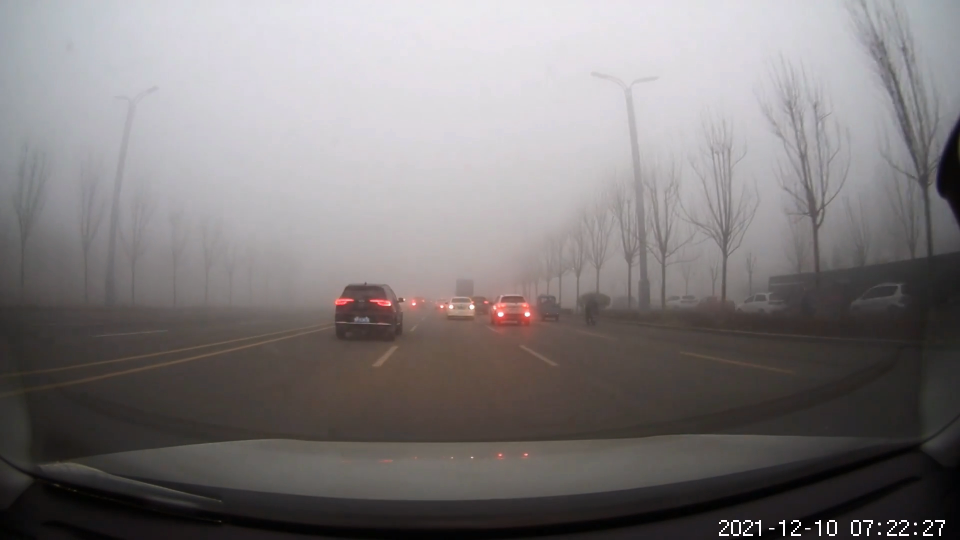
#> input picture ImageDefogging/new.png, 1920 x 1080 px (shown at 1/2 size)
$ python 05.py
#> lines starting #> are read from the running program, lines starting #| are printed output that depends on the picture
# -*- coding: utf-8 -*-
# By:Eastmount CSDN 2021-03-12
# 惨zmshy2128老师文章并修改成Python3代码
import cv2
import numpy as np
import math
import matplotlib.pyplot as plt


# 线性拉伸处理
# 去掉最大最小0.5%的像素值 线性拉伸至[0,1]
def stretchImage(data, s=0.005, bins=2000):
    ht = np.histogram(data, bins);
    d = np.cumsum(ht[0]) / float(data.size)
    lmin = 0;
    lmax = bins - 1
    while lmin < bins:
        if d[lmin] >= s:
            break
        lmin += 1
    while lmax >= 0:
        if d[lmax] <= 1 - s:
            break
        lmax -= 1
    return np.clip((data - ht[1][lmin]) / (ht[1][lmax] - ht[1][lmin]), 0, 1)


# 根据半径计算权重参数矩阵
g_para = {}


def getPara(radius=5):
    global g_para
    m = g_para.get(radius, None)
    if m is not None:
        return m
    size = radius * 2 + 1
    m = np.zeros((size, size))
    for h in range(-radius, radius + 1):
        for w in range(-radius, radius + 1):
            if h == 0 and w == 0:
                continue
            m[radius + h, radius + w] = 1.0 / math.sqrt(h ** 2 + w ** 2)
    m /= m.sum()
    g_para[radius] = m
    return m


# 常规的ACE实现
def zmIce(I, ratio=4, radius=300):
    para = getPara(radius)
    height, width = I.shape
    zh = []
    zw = []
    n = 0
    while n < radius:
        zh.append(0)
        zw.append(0)
        n += 1
    for n in range(height):
        zh.append(n)
    for n in range(width):
        zw.append(n)
    n = 0
    while n < radius:
        zh.append(height - 1)
        zw.append(width - 1)
        n += 1
    # print(zh)
    # print(zw)

    Z = I[np.ix_(zh, zw)]
    res = np.zeros(I.shape)
    for h in range(radius * 2 + 1):
        for w in range(radius * 2 + 1):
            if para[h][w] == 0:
                continue
            res += (para[h][w] * np.clip((I - Z[h:h + height, w:w + width]) * ratio, -1, 1))
    return res


# 单通道ACE快速增强实现
def zmIceFast(I, ratio, radius):
    print(I)
    height, width = I.shape[:2]
    if min(height, width) <= 2:
        return np.zeros(I.shape) + 0.5
    Rs = cv2.resize(I, (int((width + 1) / 2), int((height + 1) / 2)))
    Rf = zmIceFast(Rs, ratio, radius)  # 递归调用
    Rf = cv2.resize(Rf, (width, height))
    Rs = cv2.resize(Rs, (width, height))

    return Rf + zmIce(I, ratio, radius) - zmIce(Rs, ratio, radius)


# rgb三通道分别增强 ratio是对比度增强因子 radius是卷积模板半径
def zmIceColor(I, ratio=4, radius=3):
    res = np.zeros(I.shape)
    for k in range(3):
        res[:, :, k] = stretchImage(zmIceFast(I[:, :, k], ratio, radius))
    return res

def zmIceColorDefog(img):
    res = zmIceColor(img / 255.0) * 255
    return res
# 主函数
if __name__ == '__main__':
    img = cv2.imread('new.png')
#> img is the input picture: shape (1080, 1920, 3); mean B, G, R 123.2, 122.7, 127.2
    res = zmIceColor(img / 255.0) * 255
#> the loop in zmIceColor, `for k in range(3):` made 3 passes
#> (printed output is left out)
#> pass 1, in zmIceFast, `Rs = cv2.resize(I, (int((width + 1) / 2), int((height + 1) / 2)))`:
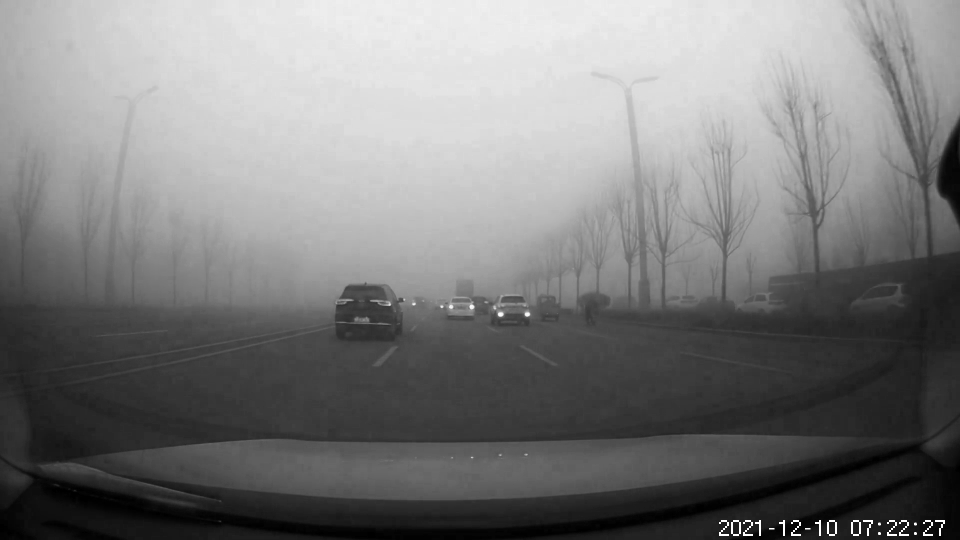
#> Rs: shape (540, 960) float64; min 0, max 1, mean 0.483
#> after the loop in zmIceColor, `for k in range(3):`:
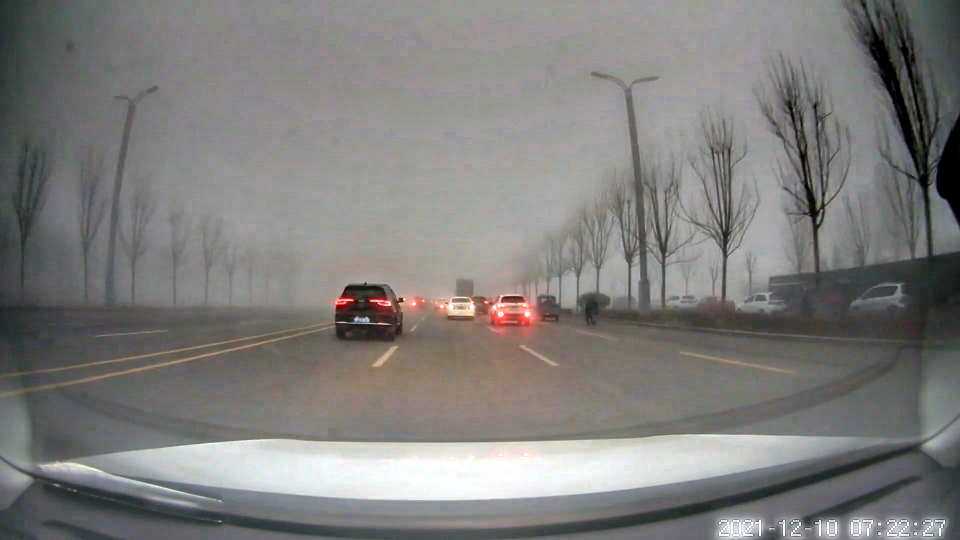
#> res: shape (1080, 1920, 3) float64 (shown at 1/2 size); mean of channels 0, 1, 2 0.489, 0.496, 0.501; drawn as B, G, R
    cv2.imwrite('newmodify.jpg', res)

$ run again, with ImageDefogging/test.png copied over ImageDefogging/new.png
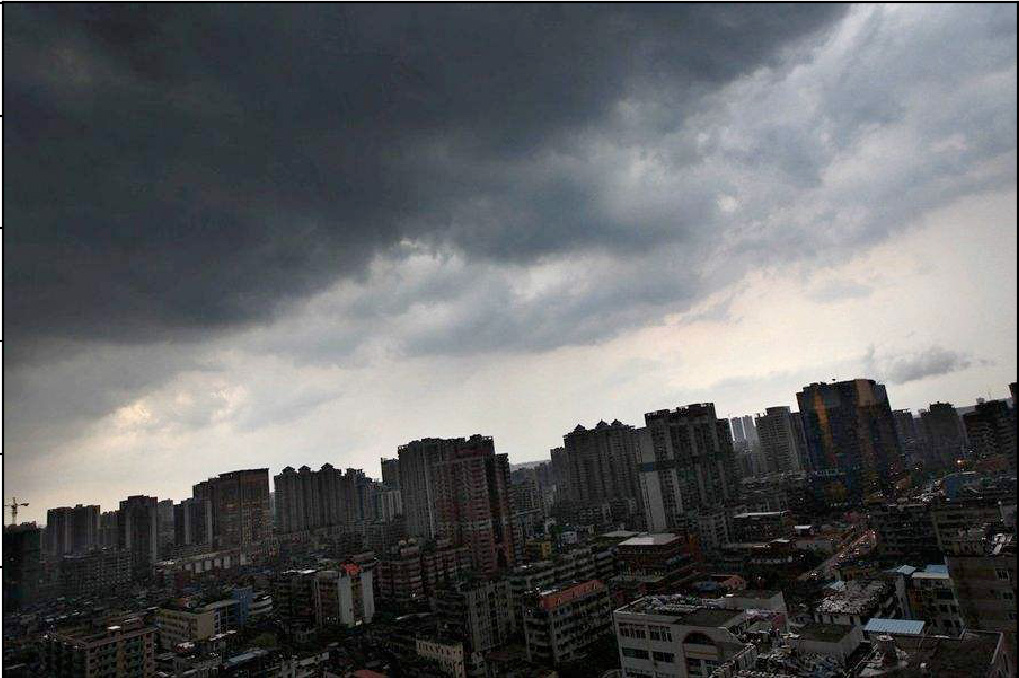
#> input picture ImageDefogging/test.png, 1019 x 678 px
#> img is the input picture: shape (678, 1019, 3); mean B, G, R 100, 98.2, 96.6
#> the loop in zmIceColor, `for k in range(3):` made 3 passes
#> (printed output is left out)
#> pass 1, in zmIceFast (call 4), `Rs = cv2.resize(I, (int((width + 1) / 2), int((height + 1) / 2)))`:
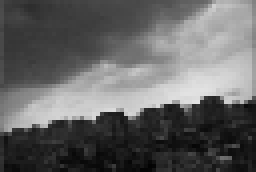
#> Rs: shape (43, 64) float64 (shown 4 times larger); min 0.0123, max 0.895, mean 0.392
#> after the loop in zmIceColor, `for k in range(3):`:
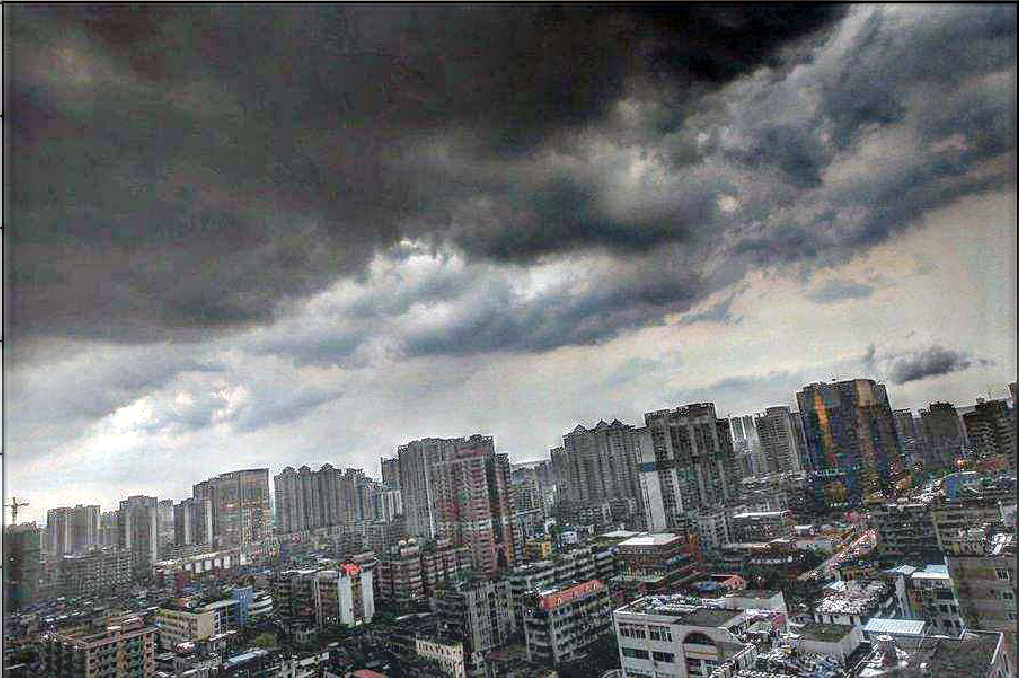
#> res: shape (678, 1019, 3) float64; mean of channels 0, 1, 2 0.441, 0.435, 0.428; drawn as B, G, R

$ run again, with ImageDefogging/test3.png copied over ImageDefogging/new.png
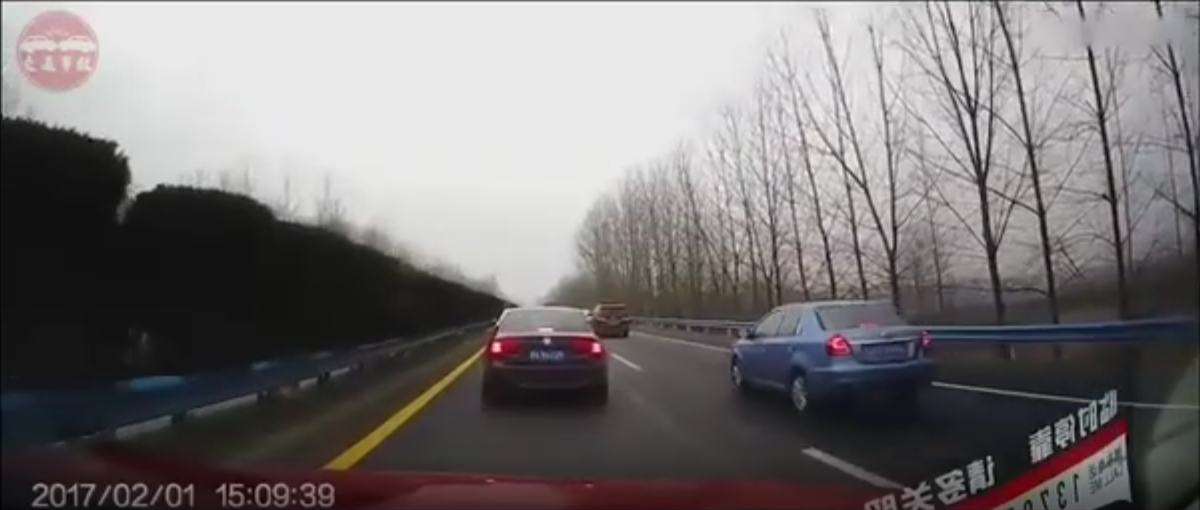
#> input picture ImageDefogging/test3.png, 2399 x 1020 px (shown at 1/2 size)
#> img is the input picture: shape (1020, 2399, 3); mean B, G, R 117.1, 116.3, 120.5
#> the loop in zmIceColor, `for k in range(3):` made 3 passes
#> (printed output is left out)
#> pass 1, in zmIceFast (call 4), `Rs = cv2.resize(I, (int((width + 1) / 2), int((height + 1) / 2)))`:
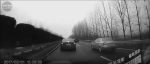
#> Rs: shape (64, 150) float64; min 0.0432, max 0.925, mean 0.459
#> after the loop in zmIceColor, `for k in range(3):`:
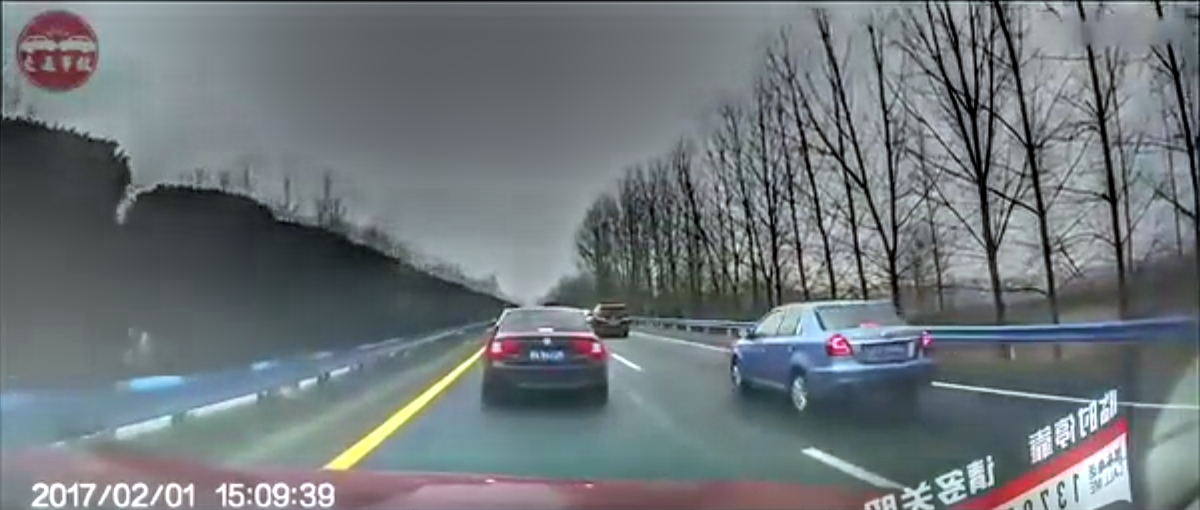
#> res: shape (1020, 2399, 3) float64 (shown at 1/2 size); mean of channels 0, 1, 2 0.479, 0.465, 0.436; drawn as B, G, R

$ run again, with ImageDefogging/car-Ice.jpg saved as ImageDefogging/new.png
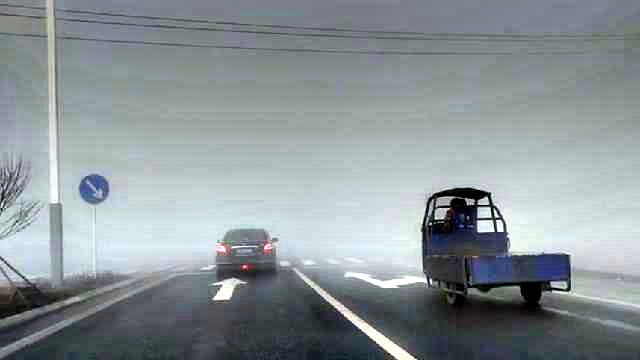
#> input picture ImageDefogging/car-Ice.jpg, 640 x 360 px
#> img is the input picture: shape (360, 640, 3); mean B, G, R 151.8, 148.3, 139.3
#> the loop in zmIceColor, `for k in range(3):` made 3 passes
#> (printed output is left out)
#> pass 1, in zmIceFast (call 4), `Rs = cv2.resize(I, (int((width + 1) / 2), int((height + 1) / 2)))`:
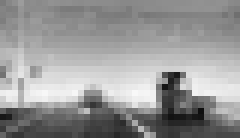
#> Rs: shape (23, 40) float64 (shown 6 times larger); min 0.0612, max 0.976, mean 0.595
#> after the loop in zmIceColor, `for k in range(3):`:
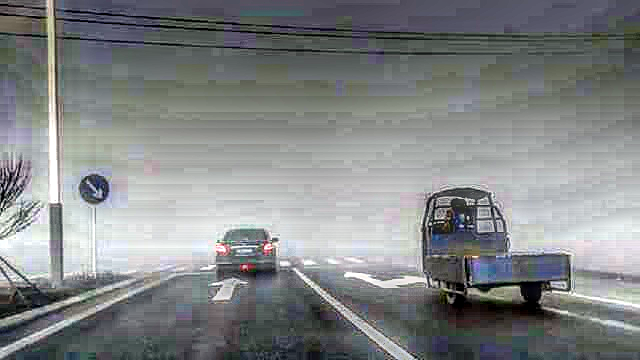
#> res: shape (360, 640, 3) float64; mean of channels 0, 1, 2 0.525, 0.522, 0.51; drawn as B, G, R
